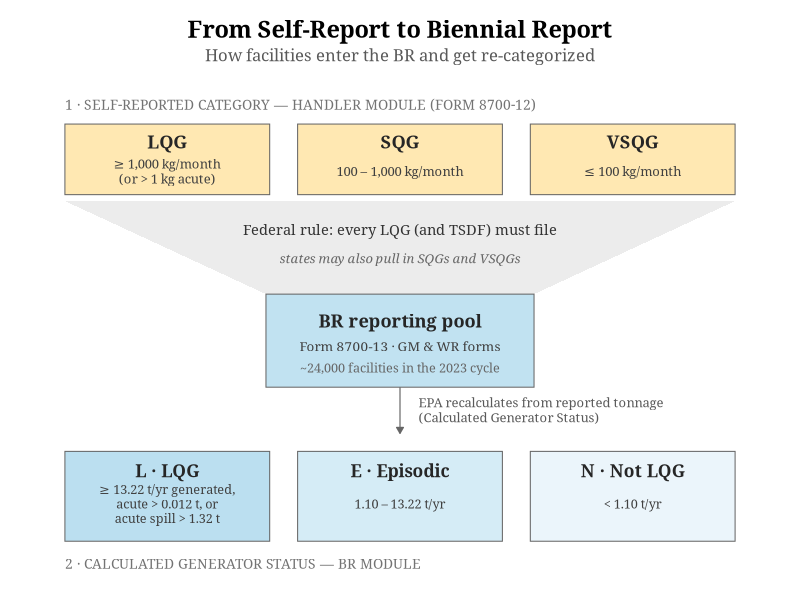
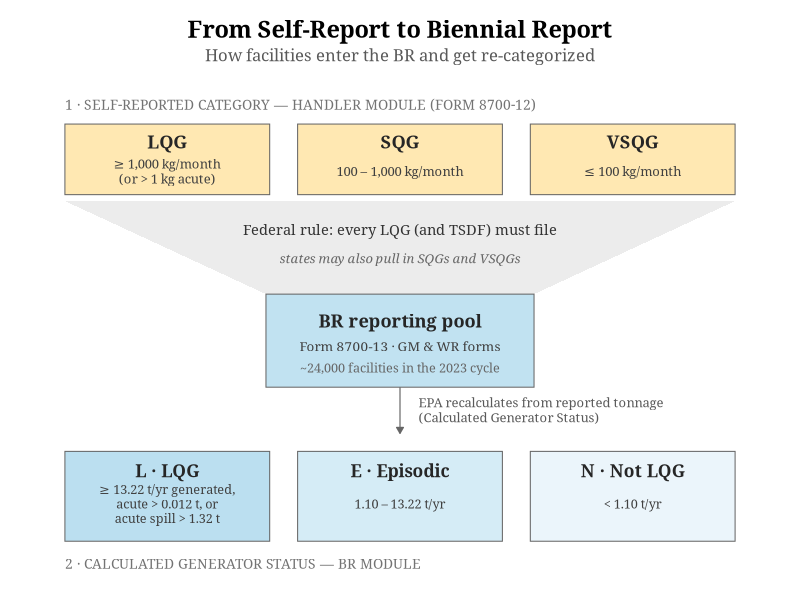

Source code (R) for these figures, in order:
library(ggplot2)

hd_fill   <- "#ffd166"
br_fill   <- "#8ecae6"
cat_fills <- c("#8ecae6", "#b9dff0", "#ddeef8")
box_line  <- "grey40"

stage1 <- data.frame(
  xmin = c(5, 36.25, 67.5),
  xmax = c(32.5, 63.75, 95),
  ymin = 82, ymax = 93,
  title = c("LQG", "SQG", "VSQG"),
  body  = c("≥ 1,000 kg/month\n(or > 1 kg acute)",
            "100 – 1,000 kg/month",
            "≤ 100 kg/month")
)

stage3 <- data.frame(
  xmin = c(5, 36.25, 67.5),
  xmax = c(32.5, 63.75, 95),
  ymin = 28, ymax = 42,
  title = c("L · LQG", "E · Episodic", "N · Not LQG"),
  body  = c("≥ 13.22 t/yr generated,\nacute > 0.012 t, or\nacute spill > 1.32 t",
            "1.10 – 13.22 t/yr", "< 1.10 t/yr")
)

funnel <- data.frame(
  x = c(5, 95, 68, 32),
  y = c(81, 81, 66.5, 66.5)
)

p <- ggplot() +
  annotate("text", x = 5, y = 96,
           label = "1 · SELF-REPORTED CATEGORY — HANDLER MODULE (FORM 8700-12)",
           family = "Georgia", size = 3.5, color = "grey45", hjust = 0) +
  geom_rect(data = stage1,
            aes(xmin = xmin, xmax = xmax, ymin = ymin, ymax = ymax),
            fill = hd_fill, alpha = 0.5, color = box_line, linewidth = 0.35) +
  geom_text(data = stage1, aes(x = (xmin + xmax) / 2, y = 90.2, label = title),
            family = "Georgia", fontface = "bold", size = 4.6, color = "grey15") +
  geom_text(data = stage1, aes(x = (xmin + xmax) / 2, y = 85.6, label = body),
            family = "Georgia", size = 3.3, color = "grey25", lineheight = 0.95) +
  geom_polygon(data = funnel, aes(x = x, y = y),
               fill = "grey75", alpha = 0.30) +
  annotate("text", x = 50, y = 76.5,
           label = "Federal rule: every LQG (and TSDF) must file",
           family = "Georgia", size = 3.7, color = "grey20") +
  annotate("text", x = 50, y = 72,
           label = "states may also pull in SQGs and VSQGs",
           family = "Georgia", size = 3.3, color = "grey40", fontface = "italic") +
  annotate("rect", xmin = 32, xmax = 68, ymin = 52, ymax = 66.5,
           fill = br_fill, alpha = 0.55, color = box_line, linewidth = 0.35) +
  annotate("text", x = 50, y = 62.3, label = "BR reporting pool",
           family = "Georgia", fontface = "bold", size = 4.6, color = "grey15") +
  annotate("text", x = 50, y = 58.3, label = "Form 8700-13 · GM & WR forms",
           family = "Georgia", size = 3.4, color = "grey25") +
  annotate("text", x = 50, y = 55, label = "~24,000 facilities in the 2023 cycle",
           family = "Georgia", size = 3.2, color = "grey40") +
  annotate("segment", x = 50, xend = 50, y = 52, yend = 44.8,
           color = "grey40", linewidth = 0.4,
           arrow = arrow(length = unit(5, "pt"), type = "closed")) +
  annotate("text", x = 52.5, y = 48.4,
           label = "EPA recalculates from reported tonnage\n(Calculated Generator Status)",
           family = "Georgia", size = 3.3, color = "grey35",
           hjust = 0, lineheight = 0.95) +
  geom_rect(data = stage3,
            aes(xmin = xmin, xmax = xmax, ymin = ymin, ymax = ymax),
            fill = cat_fills, alpha = 0.6, color = box_line, linewidth = 0.35) +
  geom_text(data = stage3, aes(x = (xmin + xmax) / 2, y = 39, label = title),
            family = "Georgia", fontface = "bold", size = 4.4, color = "grey15") +
  geom_text(data = stage3, aes(x = (xmin + xmax) / 2, y = 33.8, label = body),
            family = "Georgia", size = 3.2, color = "grey25", lineheight = 0.95) +
  annotate("text", x = 5, y = 24.5,
           label = "2 · CALCULATED GENERATOR STATUS — BR MODULE",
           family = "Georgia", size = 3.5, color = "grey45", hjust = 0) +
  scale_x_continuous(limits = c(0, 100), expand = c(0, 0)) +
  scale_y_continuous(limits = c(21, 100), expand = c(0, 0)) +
  labs(title = "From Self-Report to Biennial Report",
       subtitle = "How facilities enter the BR and get re-categorized") +
  theme_void(base_family = "Georgia") +
  theme(plot.title = element_text(face = "bold", size = 17, hjust = 0.5,
                                  margin = margin(b = 4)),
        plot.subtitle = element_text(size = 12, hjust = 0.5, color = "grey35",
                                     margin = margin(b = 10)),
        plot.margin = margin(15, 20, 10, 20))

dir.create("output/diagnostics", showWarnings = FALSE, recursive = TRUE)
ggsave("output/diagnostics/BR_filter_flow.png", p, width = 9, height = 7.2, dpi = 300,
       bg = "white", device = ragg::agg_png)
quartz(type = "pdf", file = "output/diagnostics/BR_filter_flow.pdf", width = 9,
       height = 7.2, bg = "white")
print(p)
invisible(dev.off())
